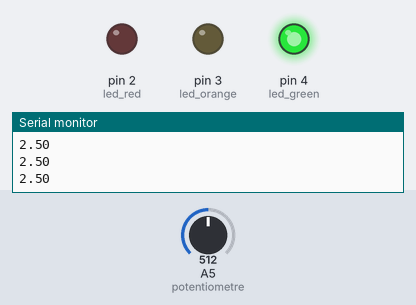
Bench run of a sketch on a simulated Arduino Uno, built with avr-gcc and run on an emulated ATmega328P. Parts: output pins drawn as LEDs (lit = HIGH), the last lines printed to the serial monitor. Inputs (shaded band) come from the test bench; at power-on: A5 (potentiometre) = 512.

Above: at 1.2 s.
1.3 s: A5 (potentiometre) set to 602
2.8 s: A5 (potentiometre) set to 632
At 3.1 s:
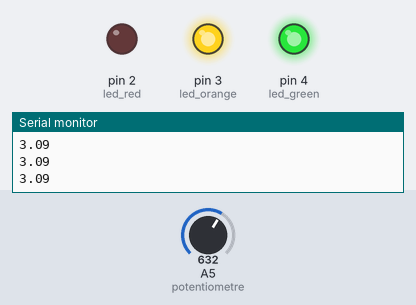
4.3 s: A5 (potentiometre) set to 806
5.8 s: A5 (potentiometre) set to 835
At 6.6 s:
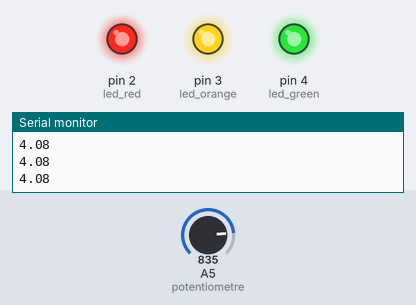
7.3 s: A5 (potentiometre) set to 716
At 7.7 s:
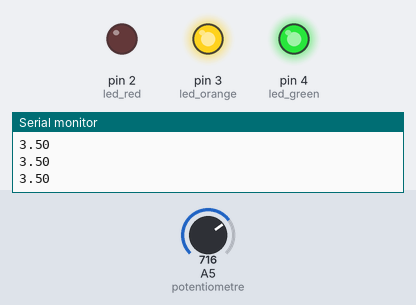
8.8 s: A5 (potentiometre) set to 900
At 9.9 s:
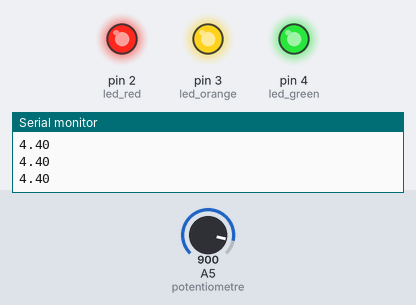
Timing chart, 0 to 11.3 s (numbered marks = the images above; inputs shaded):
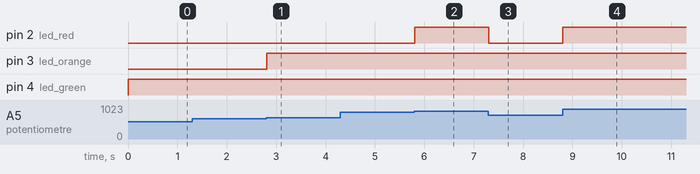

The sketch:

semestre1_td1_exo2.ino
```cpp
const int potentiometre=19;
const int led_green=4;
const int led_orange=3;
const int led_red=2;

int val_potentio;
float val_potentio_volt;

void setup() {
  // put your setup code here, to run once:
  pinMode(potentiometre, INPUT);
  pinMode(led_green, OUTPUT);
  pinMode(led_orange, OUTPUT);
  pinMode(led_red, OUTPUT);

  Serial.begin(9600);

  Serial.println("--- Program started ---");

}

void loop() {
  // put your main code here, to run repeatedly:

  val_potentio = analogRead(potentiometre);
  val_potentio_volt = ((val_potentio * 5.0) / 1023.0);
  Serial.println(val_potentio_volt);

  if (val_potentio_volt < 3) {
     digitalWrite(led_red, LOW);
     digitalWrite(led_orange, LOW);
     digitalWrite(led_green, HIGH);
  }

  else if (val_potentio_volt >= 3 and val_potentio_volt < 4) {
     digitalWrite(led_red, LOW);
     digitalWrite(led_orange, HIGH);
     digitalWrite(led_green, HIGH);
     }

  else if (val_potentio_volt >= 4) {
    digitalWrite(led_red, HIGH);
    digitalWrite(led_orange, HIGH);
    digitalWrite(led_green, HIGH);
    }
}
```

Measured:
- the behaviour switches between 613 and 614 on A5 (potentiometre) (found by bisection; images 0 and 1)
- the behaviour switches between 818 and 819 on A5 (potentiometre) (found by bisection; images 1 and 2)
- after the input at 2.8 s, pin 3 (led_orange): LOW → HIGH at once
- after the input at 5.8 s, pin 2 (led_red): LOW → HIGH at once
- after the input at 7.3 s, pin 2 (led_red): HIGH → LOW at once
- after the input at 8.8 s, pin 2 (led_red): LOW → HIGH at once
